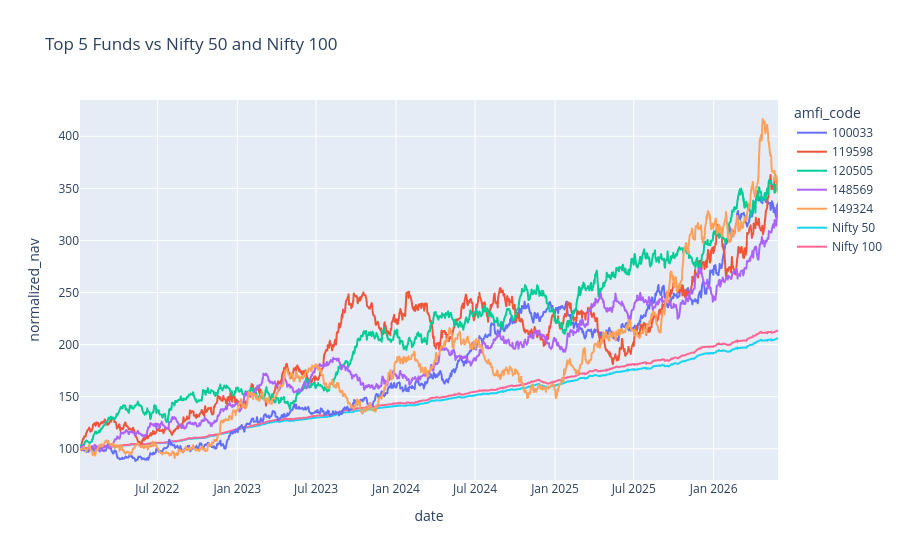

The notebook cell saved with this chart:
### Code cell
# Top 5 funds
top5 = scorecard.head(5)["amfi_code"]

benchmark_chart = nav[
    nav["amfi_code"].isin(top5)
].copy()

# Normalize fund NAVs
benchmark_chart["normalized_nav"] = (
    benchmark_chart
    .groupby("amfi_code")["nav"]
    .transform(lambda x: x / x.iloc[0] * 100)
)

# Create synthetic benchmark
benchmark_data = (
    nav.groupby("date")["daily_return"]
    .mean()
    .reset_index()
)

benchmark_data["nifty50"] = (
    (1 + benchmark_data["daily_return"])
    .cumprod() * 100
)

benchmark_data["nifty100"] = (
    (1 + benchmark_data["daily_return"] * 1.05)
    .cumprod() * 100
)

fig = px.line(
    benchmark_chart,
    x="date",
    y="normalized_nav",
    color="amfi_code",
    title="Top 5 Funds vs Nifty 50 and Nifty 100"
)

fig.add_scatter(
    x=benchmark_data["date"],
    y=benchmark_data["nifty50"],
    mode="lines",
    name="Nifty 50"
)

fig.add_scatter(
    x=benchmark_data["date"],
    y=benchmark_data["nifty100"],
    mode="lines",
    name="Nifty 100"
)
fig.write_image(
    "../charts/benchmark_comparison.png"
)
fig.show()

### Figure 1 — Plotly figure (JSON) as saved in the notebook; plotly's stock layout.template omitted (floating-point values rounded to 4 significant figures; data arrays with more than 128 entries replaced by an {"elided": "..."} marker saying what was removed)
{"data": [{"hovertemplate": "amfi_code=100033<br>date=%{x}<br>normalized_nav=%{y}<extra></extra>", "legendgroup": "100033", "line": {"color": "#636efa", "dash": "solid"}, "marker": {"symbol": "circle"}, "mode": "lines", "name": "100033", "showlegend": true, "type": "scattergl", "x": {"elided": "1149 str values"}, "xaxis": "x", "y": {"elided": "1149 float values"}, "yaxis": "y"}, {"hovertemplate": "amfi_code=119598<br>date=%{x}<br>normalized_nav=%{y}<extra></extra>", "legendgroup": "119598", "line": {"color": "#EF553B", "dash": "solid"}, "marker": {"symbol": "circle"}, "mode": "lines", "name": "119598", "showlegend": true, "type": "scattergl", "x": {"elided": "1149 str values"}, "xaxis": "x", "y": {"elided": "1149 float values"}, "yaxis": "y"}, {"hovertemplate": "amfi_code=120505<br>date=%{x}<br>normalized_nav=%{y}<extra></extra>", "legendgroup": "120505", "line": {"color": "#00cc96", "dash": "solid"}, "marker": {"symbol": "circle"}, "mode": "lines", "name": "120505", "showlegend": true, "type": "scattergl", "x": {"elided": "1149 str values"}, "xaxis": "x", "y": {"elided": "1149 float values"}, "yaxis": "y"}, {"hovertemplate": "amfi_code=148569<br>date=%{x}<br>normalized_nav=%{y}<extra></extra>", "legendgroup": "148569", "line": {"color": "#ab63fa", "dash": "solid"}, "marker": {"symbol": "circle"}, "mode": "lines", "name": "148569", "showlegend": true, "type": "scattergl", "x": {"elided": "1149 str values"}, "xaxis": "x", "y": {"elided": "1149 float values"}, "yaxis": "y"}, {"hovertemplate": "amfi_code=149324<br>date=%{x}<br>normalized_nav=%{y}<extra></extra>", "legendgroup": "149324", "line": {"color": "#FFA15A", "dash": "solid"}, "marker": {"symbol": "circle"}, "mode": "lines", "name": "149324", "showlegend": true, "type": "scattergl", "x": {"elided": "1149 str values"}, "xaxis": "x", "y": {"elided": "1149 float values"}, "yaxis": "y"}, {"mode": "lines", "name": "Nifty 50", "type": "scatter", "x": {"elided": "1149 str values"}, "y": {"elided": "1149 float values"}}, {"mode": "lines", "name": "Nifty 100", "type": "scatter", "x": {"elided": "1149 str values"}, "y": {"elided": "1149 float values"}}], "layout": {"legend": {"title": {"text": "amfi_code"}, "tracegroupgap": 0}, "title": {"text": "Top 5 Funds vs Nifty 50 and Nifty 100"}, "xaxis": {"anchor": "y", "domain": [0, 1], "title": {"text": "date"}}, "yaxis": {"anchor": "x", "domain": [0, 1], "title": {"text": "normalized_nav"}}}}
